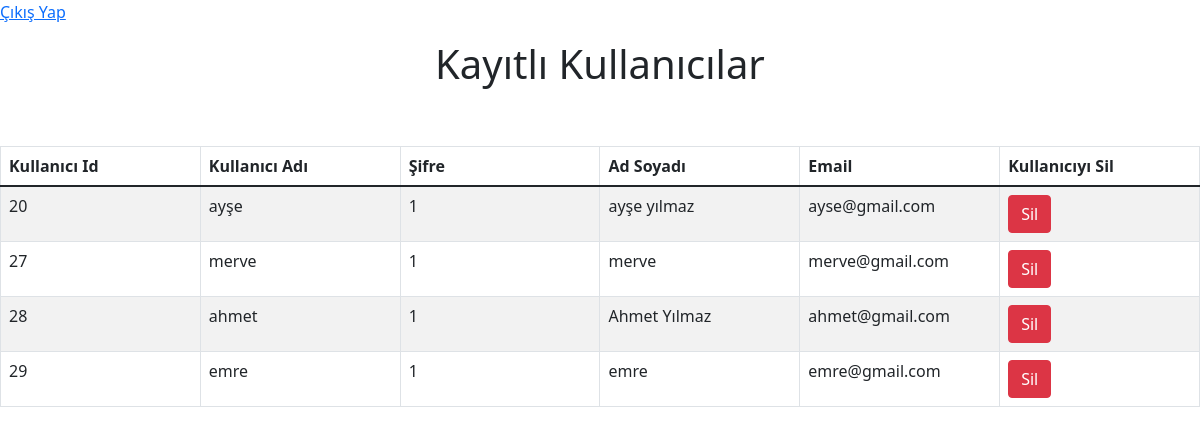
The app's page /view_users.php with its own data.
### tables this page shows
CREATE TABLE `user` (
  `id` int(11) NOT NULL,
  `username` varchar(100) NOT NULL DEFAULT '1',
  `password` varchar(200) NOT NULL DEFAULT '1',
  `fullname` varchar(100) NOT NULL,
  `email` varchar(100) NOT NULL
);

### view_users.php (the view, shortened to what this page needs)
<html>
<head lang="tr">
    <link type="text/css" rel="stylesheet" href="css/bootstrap.css">
</head>
<body>
<?php echo '<p><a href="logout.php">Çıkış Yap</a></p>';
           ?>
<div class="table-scrol">
    <h1 align="center">Kayıtlı Kullanıcılar</h1>
<div class="table-responsive">
    <table class="table table-bordered table-hover table-striped" style="table-layout: fixed">
        <thead>
        <tr>
            <th>Kullanıcı Id</th>
            <th>Kullanıcı Adı</th>
            <th>Şifre</th>
            <th>Ad Soyadı</th>
            <th>Email</th>
            <th>Kullanıcıyı Sil</th>
        </tr>
        </thead>
        <?php
        include("config.php");
        $view_users_query="select * from user";
        $run=mysqli_query($conn,$view_users_query);
        while($row=mysqli_fetch_array($run))
        {
            $id=$row[0];
            $username=$row[1];
            $fullname=$row[2];
            $email=$row[3];
            $password=$row[4];
        ?>
        <tr>
            <td><?php echo $id;  ?></td>
            <td><?php echo $username;  ?></td>
            <td><?php echo $fullname;  ?></td>
            <td><?php echo $email;  ?></td>
            <td><?php echo $password;  ?></td>
            <td><a href="a-delete.php?del=<?php echo $id ?>"><button class="btn btn-danger">Sil</button></a></td>
        </tr>
        <?php
     }
           ?>
    </table>
        </div>
</div>
</body>
</html>

### view_users.php (style rules this page uses)
.table { margin-top: 50px; }

### records on screen
user: id "20", username "ayşe", password "1", fullname "ayşe yılmaz", email "ayse@gmail.com"
user: id "27", username "merve", password "1", fullname "merve", email "merve@gmail.com"
user: id "28", username "ahmet", password "1", fullname "Ahmet Yılmaz", email "ahmet@gmail.com"
user: id "29", username "emre", password "1", fullname "emre", email "emre@gmail.com"
